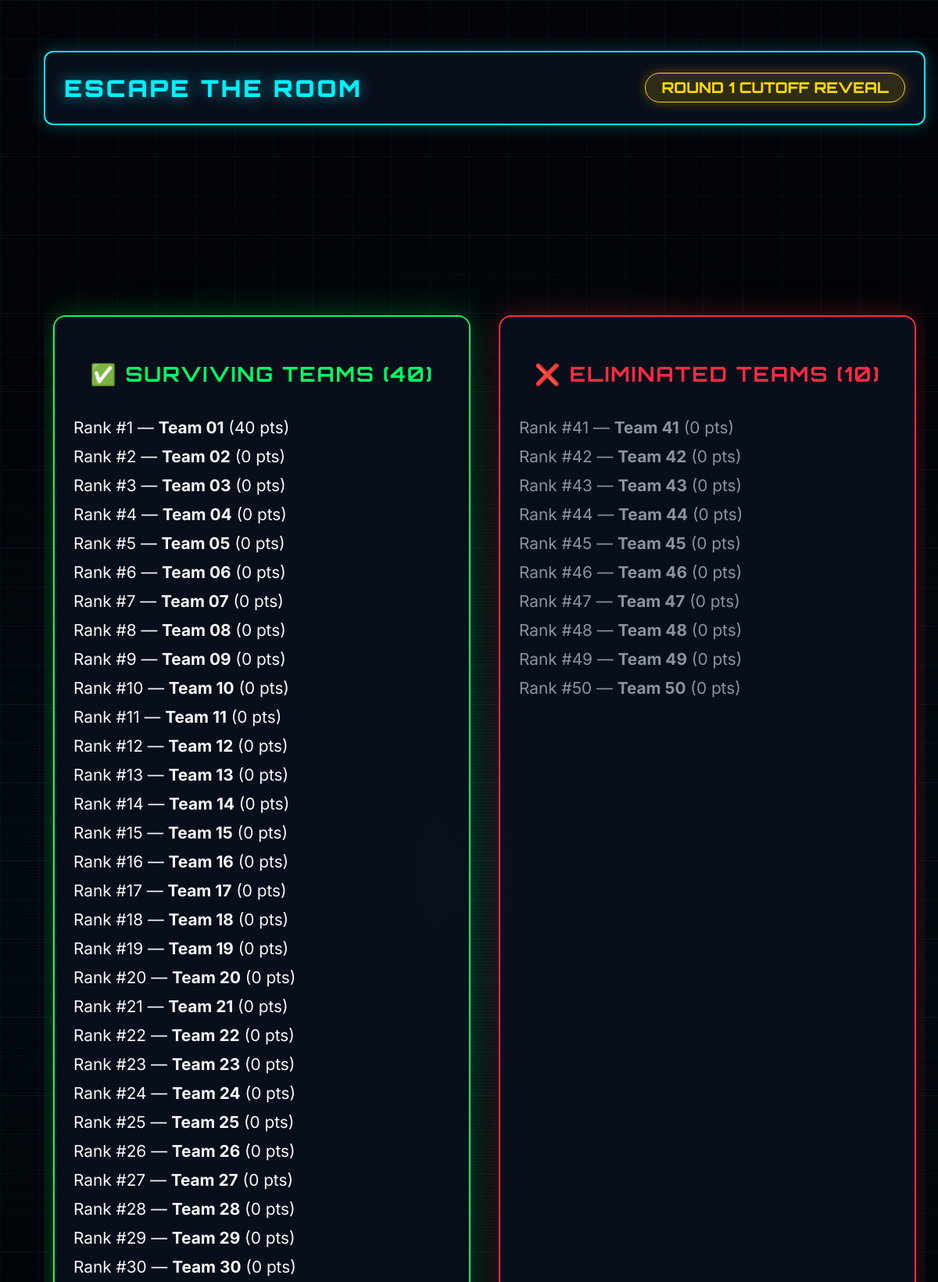
The page /projector/elimination (upper part) on the database its author committed.
### tables this page shows
CREATE TABLE teams (
    id INTEGER PRIMARY KEY AUTOINCREMENT,
    team_number INTEGER UNIQUE NOT NULL,
    team_name TEXT NOT NULL,
    pin TEXT NOT NULL,
    status TEXT NOT NULL DEFAULT 'ACTIVE', -- ACTIVE, ELIMINATED, FINALIST, WINNER
    score INTEGER NOT NULL DEFAULT 0,
    rank INTEGER DEFAULT NULL,
    created_at TIMESTAMP DEFAULT CURRENT_TIMESTAMP,
    updated_at TIMESTAMP DEFAULT CURRENT_TIMESTAMP
);

### routes/projector_routes.py (the view)
@projector_bp.route('/elimination')
def elimination():
    event = query_db("SELECT * FROM event WHERE id = 1", one=True)
    cur_round = event['current_round'] if event else 1
    cutoffs = {1: 40, 2: 20, 3: 5, 4: 1}
    target_cutoff = cutoffs.get(cur_round, 40)
    preview = LeaderboardEngine.get_cutoff_preview(target_cutoff)
    return render_template('projector/elimination.html', preview=preview, current_round=cur_round)

### database.py (called while the page is built)
def get_db():
    os.makedirs(os.path.dirname(DATABASE_PATH), exist_ok=True)
    conn = sqlite3.connect(DATABASE_PATH, timeout=15)
    conn.row_factory = sqlite3.Row
    conn.execute("PRAGMA foreign_keys = ON;")
    return conn

def query_db(query, args=(), one=False):
    conn = get_db()
    try:
        cur = conn.cursor()
        cur.execute(query, args)
        rv = cur.fetchall()
        return (rv[0] if rv else None) if one else rv
    finally:
        conn.close()

### game/leaderboard.py (called while the page is built)
    @staticmethod
    def update_leaderboard():
        from database import get_db
        conn = get_db()
        try:
            teams = conn.execute("""
                SELECT t.id, t.score, t.team_number, t.status,
                       COALESCE(SUM(s.response_time_ms), 0) as total_time
                FROM teams t
                LEFT JOIN submissions s ON t.id = s.team_id AND s.is_correct = 1
                GROUP BY t.id
                ORDER BY t.score DESC, total_time ASC, t.team_number ASC
            """).fetchall()
            rank = 1
            for team in teams:
                conn.execute("UPDATE teams SET rank = ? WHERE id = ?", (rank, team['id']))
                rank += 1
            conn.commit()
        finally:
            conn.close()
        logger.info(f"Leaderboard ranks updated for {len(teams)} teams.")

    @classmethod
    def get_cutoff_preview(cls, cutoff_count):
        cls.update_leaderboard()
        active_teams = query_db("""
            SELECT id, team_number, team_name, status, score, rank
            FROM teams
            WHERE status != 'ELIMINATED'
            ORDER BY rank ASC
        """)
        survivors = active_teams[:cutoff_count]
        elimination_candidates = active_teams[cutoff_count:]
        return {
            "total_active": len(active_teams),
            "cutoff_count": cutoff_count,
            "survivors": [dict(t) for t in survivors],
            "eliminated": [dict(t) for t in elimination_candidates]
        }

### templates/projector/elimination.html (shortened to what this page needs)
{% extends "base.html" %}
{% block body_class %}projector-body{% endblock %}
{% block extra_css %}<link rel="stylesheet" href="{{ url_for('static', filename='css/projector.css') }}">{% endblock %}
{% block content %}
<div class="projector-viewport">
    <div class="hud-top-bar">
        <div class="hud-brand"><span class="hud-title">ESCAPE THE ROOM</span></div>
        <div class="hud-round-badge">ROUND {{ current_round }} CUTOFF REVEAL</div>
    </div>
    <div class="projector-stage">
        <div class="proj-elimination-grid">
            <div class="proj-elim-card proj-safe">
                <h2 style="color: var(--green);">✅ SURVIVING TEAMS ({{ preview.survivors|length }})</h2>
                <ul style="list-style: none; text-align: left; margin-top: 15px;">
                    {% for t in preview.survivors %}
                    <li style="font-size: 1.3rem; padding: 6px 0;">Rank #{{ t.rank }} — <strong>{{ t.team_name }}</strong> ({{ t.score }} pts)</li>
                    {% endfor %}
                </ul>
            </div>
            <div class="proj-elim-card proj-danger">
                <h2 style="color: var(--red);">❌ ELIMINATED TEAMS ({{ preview.eliminated|length }})</h2>
                <ul style="list-style: none; text-align: left; margin-top: 15px;">
                    {% for t in preview.eliminated %}
                    <li style="font-size: 1.3rem; padding: 6px 0; color: #8b949e;">Rank #{{ t.rank }} — <strong>{{ t.team_name }}</strong> ({{ t.score }} pts)</li>
                    {% endfor %}
                </ul>
            </div>
        </div>
    </div>
</div>
{% endblock %}

### static/css/global.css (style rules this page uses)
:root { --bg-dark: #04060c; --bg-panel: rgba(10, 15, 29, 0.9); --bg-card: rgba(15, 23, 42, 0.95); --cyan: #00f0ff; --cyan-glow: 0 0 25px rgba(0, 240, 255, 0.6); --cyan-border: rgba(0, 240, 255, 0.5); --magenta: #ff0055; --magenta-glow: 0 0 25px rgba(255, 0, 85, 0.6); --magenta-border: rgba(255, 0, 85, 0.5); --gold: #ffd700; --gold-glow: 0 0 25px rgba(255, 215, 0, 0.6); --gold-border: rgba(255, 215, 0, 0.5); --green: #00ff66; --green-glow: 0 0 25px rgba(0, 255, 102, 0.6); --green-border: rgba(0, 255, 102, 0.5); --red: #ff2a44; --red-glow: 0 0 25px rgba(255, 42, 68, 0.6); --text-main: #f8fafc; --text-muted: #94a3b8; --border-hud: rgba(0, 240, 255, 0.3); --font-title: 'Orbitron', sans-serif; --font-sub: 'Rajdhani', sans-serif; --font-mono: 'Share Tech Mono', monospace; --font-sans: 'Inter', sans-serif; }
* { box-sizing: border-box; margin: 0; padding: 0; }
body { background-color: var(--bg-dark); color: var(--text-main); font-family: var(--font-sans); min-height: 100vh; overflow-x: hidden; }
h1, h2, h3, h4 { font-family: var(--font-title); letter-spacing: 2px; text-transform: uppercase; }

### static/css/projector.css (style rules this page uses)
body.projector-body { background-color: #03050a; width: 100vw; height: 100vh; overflow: hidden; margin: 0; padding: 0; user-select: none; }
.projector-viewport { width: 100vw; height: 100vh; max-width: 100vw; max-height: 100vh; display: grid; grid-template-rows: min-content 1fr min-content; padding: 2vh 3vw; box-sizing: border-box; position: relative; overflow: hidden; }
.hud-top-bar { display: flex; justify-content: space-between; align-items: center; background: rgba(10, 15, 29, 0.95); border: 2px solid var(--accent, var(--cyan)); border-radius: 12px; padding: 1.2vh 2vw; box-shadow: 0 0 25px rgba(0, 240, 255, 0.25); backdrop-filter: blur(10px); }
.hud-brand { display: flex; align-items: baseline; gap: 15px; }
.hud-title { font-family: var(--font-title); font-size: clamp(1.4rem, 2.5vw, 2.4rem); font-weight: 900; color: var(--accent, var(--cyan)); text-shadow: 0 0 20px rgba(0, 240, 255, 0.6); letter-spacing: 3px; }
.hud-round-badge { font-family: var(--font-title); font-size: clamp(0.9rem, 1.6vw, 1.5rem); font-weight: 800; color: var(--gold); background: rgba(255, 215, 0, 0.15); padding: 6px 20px; border-radius: 30px; border: 1px solid var(--gold); box-shadow: 0 0 15px rgba(255, 215, 0, 0.3); }
.projector-stage { display: flex; flex-direction: column; justify-content: center; align-items: center; text-align: center; padding: 1.5vh 0; height: 100%; overflow: hidden; }
.proj-elimination-grid { display: grid; grid-template-columns: 1fr 1fr; gap: 3vw; width: 92vw; height: 70vh; }
.proj-elim-card { background: rgba(10, 15, 29, 0.95); border-radius: 16px; padding: 2.5vh 2vw; height: 100%; overflow-y: auto; backdrop-filter: blur(15px); }
.proj-safe { border: 2px solid var(--green); box-shadow: 0 0 40px rgba(0, 255, 102, 0.25); }
.proj-danger { border: 2px solid var(--red); box-shadow: 0 0 40px rgba(255, 42, 68, 0.25); }
.proj-elim-card h2 { font-size: clamp(1.4rem, 2.2vw, 2.2rem); margin-bottom: 1.5vh; }

### rows shown on the page
teams: rank "1", team_name "Team 01", score "40"
teams: rank "2", team_name "Team 02", score "0"
teams: rank "3", team_name "Team 03", score "0"
teams: rank "4", team_name "Team 04", score "0"
teams: rank "5", team_name "Team 05", score "0"
teams: rank "6", team_name "Team 06", score "0"
teams: rank "7", team_name "Team 07", score "0"
teams: rank "8", team_name "Team 08", score "0"
teams: rank "9", team_name "Team 09", score "0"
teams: rank "10", team_name "Team 10", score "0"
teams: rank "11", team_name "Team 11", score "0"
teams: rank "12", team_name "Team 12", score "0"
teams: rank "13", team_name "Team 13", score "0"
teams: rank "14", team_name "Team 14", score "0"
teams: rank "15", team_name "Team 15", score "0"
teams: rank "16", team_name "Team 16", score "0"
teams: rank "17", team_name "Team 17", score "0"
teams: rank "18", team_name "Team 18", score "0"
teams: rank "19", team_name "Team 19", score "0"
teams: rank "20", team_name "Team 20", score "0"
teams: rank "21", team_name "Team 21", score "0"
teams: rank "22", team_name "Team 22", score "0"
teams: rank "23", team_name "Team 23", score "0"
teams: rank "24", team_name "Team 24", score "0"
teams: rank "25", team_name "Team 25", score "0"
teams: rank "26", team_name "Team 26", score "0"
teams: rank "27", team_name "Team 27", score "0"
teams: rank "28", team_name "Team 28", score "0"
teams: rank "29", team_name "Team 29", score "0"
teams: rank "30", team_name "Team 30", score "0"
teams: rank "41", team_name "Team 41", score "0"
teams: rank "42", team_name "Team 42", score "0"
teams: rank "43", team_name "Team 43", score "0"
teams: rank "44", team_name "Team 44", score "0"
teams: rank "45", team_name "Team 45", score "0"
teams: rank "46", team_name "Team 46", score "0"
teams: rank "47", team_name "Team 47", score "0"
teams: rank "48", team_name "Team 48", score "0"
teams: rank "49", team_name "Team 49", score "0"
teams: rank "50", team_name "Team 50", score "0"

### other values the page prints
{{ current_round }} "1"
{{ preview.survivors|length }} "40"
{{ preview.eliminated|length }} "10"
